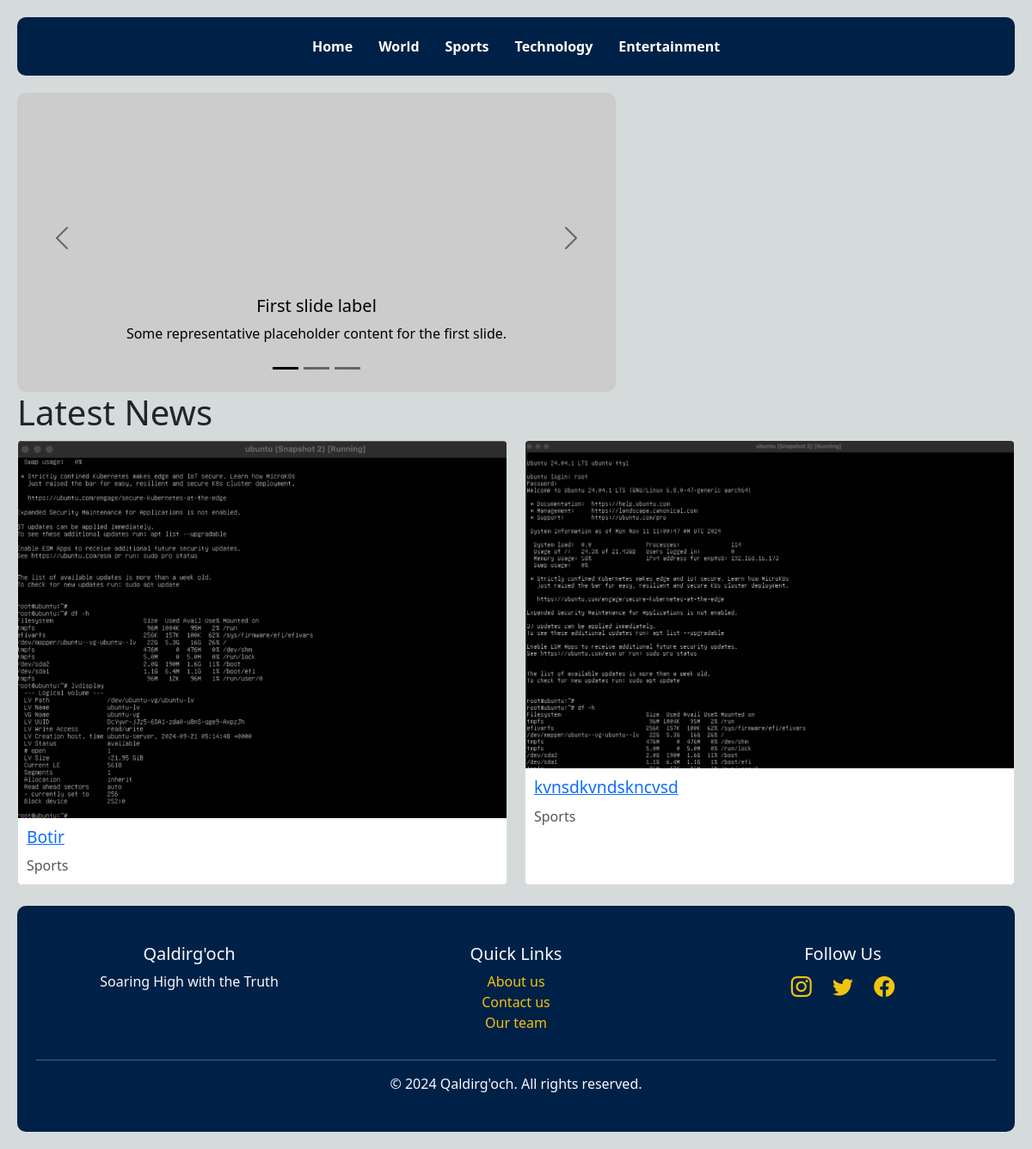
The app's page /category/Sports/ with its own data.
### news/models.py (models this page shows, shortened)
class Article(models.Model):
    title = models.CharField(max_length=200)
    content = models.TextField()
    published_date = models.DateTimeField(auto_now_add=True)
    image = models.ImageField(upload_to='articles/')
    category = models.CharField(max_length=50, choices=[
        ('World', 'World'),
        ('Sports', 'Sports'),
        ('Technology', 'Technology'),
        ('Entertainment', 'Entertainment'),
    ])

### news/views.py (the view)
# urls.py: path('category/<str:category_name>/', views.category, name='category'),
def category(request, category_name):
    articles = Article.objects.filter(category__iexact=category_name)
    return render(request, 'post.html', {'articles': articles})

### templates/post.html (shortened to what this page needs)
{% extends 'base.html' %}
{% block content %}
<h1>Latest News</h1>
<div class="news-list">
    {% for article in articles %}
    <section class="news-list">
        <div class="news-item">
            <img src="{{ article.image.url }}" alt="{{ image.title }}">
            <h3><a href="{% url 'article_detail' article.id %}">{{ article.title }}</a></h3>
            <p>{{ article.category }}</p>
        </div>
    </section>
    {% empty %}
        <p>No news available in this category.</p>
    {% endfor %}
</div>
<br>
{% endblock content %}

### static/css/style.css (style rules this page uses)
body { font-family: Arial, sans-serif; margin: 0; padding: 20px; line-height: 1.6; background-color: #D5DBDB !important; }
.news-list { display: grid; grid-template-columns: repeat(auto-fit, minmax(250px, 1fr)); gap: 20px; }
.news-item { background: #fff; border: 1px solid #ddd; border-radius: 5px; overflow: hidden; }
.news-item img { width: 100%; height: auto; }
.news-item h3 { margin: 10px; font-size: 1.2em; color: #333; }
.news-item p { margin: 0 10px 10px; color: #555; }

### records on screen
Article: image (picture), title "Botir", category "Sports"
Article: image (picture), title "kvnsdkvndskncvsd", category "Sports"
